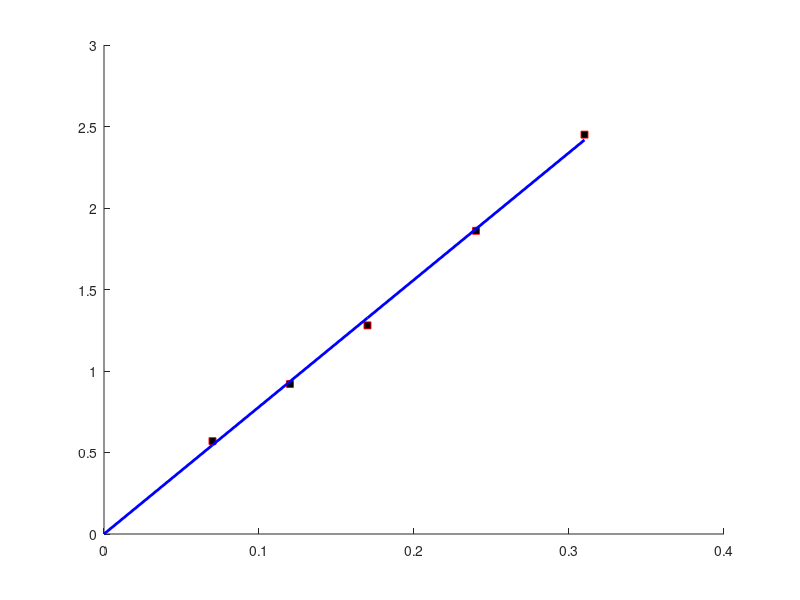

Write the MATLAB code that produced this figure. (Note: this script raises an error after producing the figure.)
clear, clc

u = [0.07 0.12 0.17 0.24 0.31]
F = [0.57 0.92 1.28 1.86 2.45]
c = F./u
Cmean = mean(c)
Ftheo = u*Cmean

figure(1) , clf(1), hold on
axis([0, 0.4, 0, 3]) 
plot(u, F, 'Marker', 'square', 'MarkerEdgeColor', 'r','MarkerSize', 5, 'MarkerFaceColor', 'k', 'LineStyle', 'none')
plot([0 u] , [0 Ftheo], 'LineWidth', 2, 'Color', 'b')

hold off

tabu = u'
tabF = F'
tabFtheo = Ftheo'

format shortG
headings = {'u', 'F', 'Diff'};
disp(table(tabu, tabF, tabF-tabFtheo,'VariableNames', headings))


